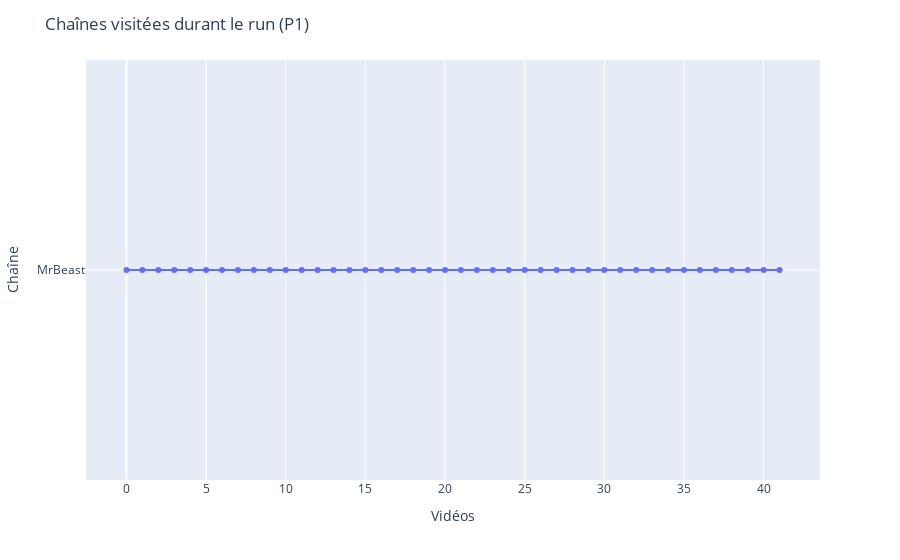

Notebook code cell kept with this figure:
### Markdown cell above
# Runs in P1 stays in similar channels

### Code cell
fig = px.line(df, x=df.index, y='channel_link',
              markers=True, labels={'index': 'Vidéos', 'channel_link': 'Chaîne'})
fig.update_layout(
    title='Chaînes visitées durant le run (P1)'
)
fig.show()

### Figure 1 — Plotly figure (JSON) as saved in the notebook; plotly's stock layout.template omitted (floating-point values rounded to 4 significant figures)
{"data": [{"hovertemplate": "Vidéos=%{x}<br>Chaîne=%{y}<extra></extra>", "legendgroup": "", "line": {"color": "#636efa", "dash": "solid"}, "marker": {"symbol": "circle"}, "mode": "markers+lines", "name": "", "orientation": "h", "showlegend": false, "x": [0, 1, 2, 3, 4, 5, 6, 7, 8, 9, 10, 11, 12, 13, 14, 15, 16, 17, 18, 19, 20, 21, 22, 23, 24, 25, 26, 27, 28, 29, 30, 31, 32, 33, 34, 35, 36, 37, 38, 39, 40, 41], "xaxis": "x", "y": ["MrBeast", "MrBeast", "MrBeast", "MrBeast", "MrBeast", "MrBeast", "MrBeast", "MrBeast", "MrBeast", "MrBeast", "MrBeast", "MrBeast", "MrBeast", "MrBeast", "MrBeast", "MrBeast", "MrBeast", "MrBeast", "MrBeast", "MrBeast", "MrBeast", "MrBeast", "MrBeast", "MrBeast", "MrBeast", "MrBeast", "MrBeast", "MrBeast", "MrBeast", "MrBeast", "MrBeast", "MrBeast", "MrBeast", "MrBeast", "MrBeast", "MrBeast", "MrBeast", "MrBeast", "MrBeast", "MrBeast", "MrBeast", "MrBeast"], "yaxis": "y", "type": "scatter"}], "layout": {"xaxis": {"anchor": "y", "domain": [0.0, 1.0], "title": {"text": "Vidéos"}}, "yaxis": {"anchor": "x", "domain": [0.0, 1.0], "title": {"text": "Chaîne"}}, "legend": {"tracegroupgap": 0}, "margin": {"t": 60}, "title": {"text": "Chaînes visitées durant le run (P1)"}}}
